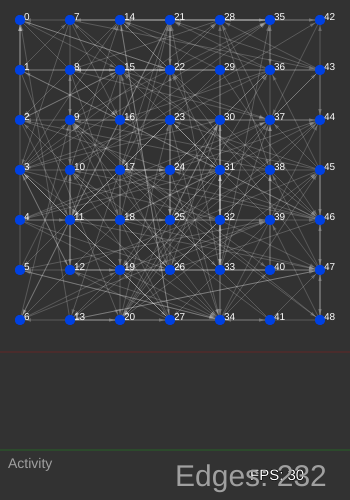
Frame 1 (no input)
Frame 60 (no input): identical to frame 1, image omitted
Frame 120 (the mouse pressed at the canvas centre since frame 60): identical to frame 1, image omitted

The p5.js sketch that drew this single still picture (run headless with seeded random() and noise() and a simulated clock; from frame 60 on, the mouse is pressed at the canvas centre):

// p5.js sketch
// ── sketch.js
let num_nodes = 400; // How many nodes
let spacing = 50;
let buffer = 20; // Leave some space around the network
let node_diameter = 10; // How big should the nodes be?
let locality = 100;
let nonLocal_links = 20;
let num_insertions = 200;

let timeless_network;
let reset_btn, spark_btn, slider;

// Palette
let spikeColor;
let restColor;
let white;
let green;
let red;

let activities = [];

// Interface
let max_signals = 1000; // Limit number of infected agents to avoid killing my computer

function mousePressed() {
  timeless_network.progress = 0;
  for (let node of timeless_network.nodes) {
    let d = dist(mouseX, mouseY, node.pos.x, node.pos.y);
    if (d < 10) {
      timeless_network.nodes[node.id].fire(true, 1);
    }
  }
}

function reset() {
  let time_network = new TimeNetwork(7, 0);
  time_network.makeLattice();
  time_network.probWire();
  timeless_network = new TimelessNetwork(0, time_network);
  cur_signals = 0;
  activities = [];
}

function setup() {
  spikeColor = color(255, 0, 50);
  restColor = color(0, 65, 225);
  let cnv = createCanvas(350, 500);
  white = color(255, 255, 255);
  red = color(255, 0, 0);
  green = color(0, 255, 0);
  reset_btn = createButton("reset");
  reset_btn.mousePressed(() => {
    reset();
  });
  spark_btn = createButton("spark");
  spark_btn.mousePressed(() => {
    for (let node of timeless_network.nodes) {
      node.fire(true, 1);
    }
  });
  slider = createSlider(200, 350, 250, 10);
  slider.input(() => {
    num_insertions = slider.value();
    reset();
  });
  num_insertions = slider.value();

  let time_network = new TimeNetwork(7, 0);
  time_network.makeLattice();
  time_network.probWire();
  timeless_network = new TimelessNetwork(0, time_network);
  frameRate(30);
}

function draw() {
  background(50);

  // Draw FPS (rounded to 2 decimal places) at the bottom left of the screen
  let fps = frameRate();
  fill(255);
  stroke(0);
  textSize(15);
  text("FPS: " + fps.toFixed(0), width - 100, height - 20);

  // time_network.show();
  timeless_network.show();
  timeless_network.animate();
  timeless_network.update();

  strokeWeight(1);
  noFill();
  stroke(200);
  beginShape();
  for (let idx in activities) {
    vertex(5 + idx * 5, height - activities[idx] * 2 - 50);
  }
  endShape();
  let dy = height - timeless_network.nodes.length * 2 - 50;
  stroke(255, 0, 0, 60);
  line(0, dy, width, dy);
  stroke(0, 255, 0, 60);
  line(0, height - 50, width, height - 50);

  noStroke();
  fill(160);
  textSize(14);
  text("Activity", 8, height - 32);
  textSize(30);
  text(
    "Edges: " + str(timeless_network.links.length),
    width - 175,
    height - 14
  );
}
class TimelessNetwork {
  constructor(x_offset, time_network) {
    this.N = time_network.N;
    this.adj = Array(this.N)
      .fill()
      .map(() => Array(this.N).fill(0));
    this.nodes = [];
    this.links = [];
    this.offset = x_offset;
    this.progress = 0;
    this.dt = 0.04;

    for (let node of time_network.nodes) {
      let pos = node.pos.copy();
      pos.x = pos.x + this.offset;
      this.nodes.push(new TimelessNode(pos, node.id));
    }
    for (let link of time_network.links) {
      let from_id = link.from.id;
      let to_id = link.to.id;
      let from_node = this.nodes[from_id];
      let to_node = this.nodes[to_id];
      let new_link = new TimelessLink(from_node, to_node);
      new_link.from.out.push(new_link);
      new_link.to.in.push(new_link);
      this.links.push(new_link);
    }
  }
  update() {
    this.progress += this.dt;

    for (let link of this.links) {
      link.update(this.progress);
    }

    if (this.progress > 1) {
      this.progress = 0;
      let counter = 0;
      for (let node of this.nodes) {
        if (node.fired) {
          node.fired = false;
          counter += 1;
        }
      }
      if (counter > 0) {
        activities.unshift(counter);
        if (activities.length > width / 2) {
          activities.pop();
        }
      }
    }
    for (let node of this.nodes) {
      node.fire();
      node.update();
    }
  }
  animate() {
    for (let link of this.links) {
      link.animate(this.progress);
    }
    for (let node of this.nodes) {
      node.animate();
    }
  }
  show() {
    for (let link of this.links) {
      link.show(this.progress);
    }
    for (let node of this.nodes) {
      node.show();
    }
  }
}
class TimeNetwork {
  constructor(N, x_offset) {
    this.N = N;
    this.adj = Array(N ** 2)
      .fill()
      .map(() => Array(N ** 2).fill(0));
    this.nodes = [];
    this.links = [];
    this.offset = x_offset;
  }
  makeLattice() {
    let ID = 0;

    for (let i = 0; i < this.N; i++) {
      for (let j = 0; j < this.N; j++) {
        let x = buffer + i * spacing;
        let y = buffer + j * spacing;
        let pos = createVector(x, y);
        this.nodes.push(new Node(pos, ID));
        ID += 1;
      }
    }
  }
  probWire() {
    this.links = [];

    for (let node of this.nodes) {
      node.out = [];
      node.in = [];
    }
    let side = (this.N - 1) * spacing;
    let max_w = 2 ** 0.5 * side;

    for (let i = 0; i < num_insertions; i++) {
      let from = random(this.nodes);
      let destinations = [];
      for (let node of this.nodes) {
        if (node != from) {
          destinations.push([
            max_w - p5.Vector.dist(node.pos, from.pos),
            node.id
          ]);
        }
      }
      // destinations.sort((firstEl, secondEl) => {
      //     return firstEl[0] > secondEl[0];
      // });

      let tot = destinations.reduce((tot, node) => {
        return tot + node[0];
      }, 0);

      let spin = random() * tot;
      let sampled_node;
      let acc = 0;
      for (let [w, id] of destinations) {
        acc += w;
        if (acc >= spin) {
          sampled_node = id;
          break;
        }
      }
      let to = this.nodes[sampled_node];
      // let to = random(this.nodes);
      if (from != to && this.adj[from.id][to.id] == 0) {
        let link = new Link(from, to);
        from.out.push(link);
        to.in.push(link);
        this.links.push(link);
        this.adj[from.id][to.id] = 1;
      }
    }
  }
}

class TimelessNode {
  constructor(pos, ID) {
    this.pos = pos;
    this.id = ID;
    this.out = [];
    this.in = [];
    this.base_threshold = 4;
    this.activity = 0;
    this.threshold = this.base_threshold;
    this.fired = false;
  }
  // force is used so that clicking bypasses the infection probability
  fire(force) {
    if (force || this.activity > this.threshold) {
      this.activity = 0;
      this.fired = true;
      for (let edge of this.out) {
        // if we have not reached the max amount of carriers add a new one
        edge.fire();
      }
    }
  }
  deliver(payload) {
    this.activity += payload;
  }
  update() {
    if (this.threshold > this.base_threshold) {
      this.threshold -= 0.1;
    }
    if (this.activity > 0) {
      this.activity -= 0.005;
    }
  }
  show() {
    noStroke(); // no border
    fill(restColor);
    ellipse(this.pos.x, this.pos.y, node_diameter, node_diameter);
    fill(255);
    textSize(10);
    text(str(this.id), this.pos.x + 4, this.pos.y);
  }
  animate() {
    noStroke();
    let col = lerpColor(restColor, spikeColor, this.activity / this.threshold);
    if (this.fired) {
      fill("yellow");
    } else {
      // fill(col);
      fill(restColor);
    }
    // if (this.activity > 0) {
    //     ellipse(this.pos.x, this.pos.y, node_diameter + this.activity * 5);
    // } else {
    //     ellipse(this.pos.x, this.pos.y, node_diameter);
    // }
    ellipse(this.pos.x, this.pos.y, node_diameter);
  }
}

class TimelessLink {
  constructor(from, to) {
    this.payload = 0;
    this.from = from;
    this.to = to;
  }
  fire() {
    this.payload += 1;
  }
  animate(progress) {
    if (this.payload > 0) {
      let tmp = p5.Vector.lerp(this.from.pos, this.to.pos, progress);
      noStroke();
      fill(255);
      ellipse(tmp.x, tmp.y, 5 * this.payload);
      // stroke(255, 0, 0, 90);
      // strokeWeight(map(progress, 0, 1, 1, 6));
      // line(
      //     this.from.pos.x,
      //     this.from.pos.y,
      //     this.to.pos.x,
      //     this.to.pos.y,
      // );
    }
  }
  update(progress) {
    if (this.payload > 0) {
      if (progress >= 1) {
        this.to.deliver(this.payload);
        this.payload = 0;
      }
    }
  }
  show(progress) {
    strokeWeight(1);
    // paint link red if there are carriers travelling on it
    if (this.payload > 0) {
      stroke(255, 50, 50); // infected is reddish
    } else {
      stroke(255, 50); // default is greyish
    }

    line(this.from.pos.x, this.from.pos.y, this.to.pos.x, this.to.pos.y);
    arrowhead(this.from, this.to, 2, 6, node_diameter);
  }
}

// to show the direction of the link, require some calculation but it's worth it.
function arrowhead(from, to, base, height, distance) {
  let rot = p5.Vector.sub(to.pos, from.pos).heading(); // get angle of the link
  push();
  translate(to.pos.x, to.pos.y); // move the origin to the target the arrow is pointing to
  rotate(rot); // rotate to align the tip
  noStroke(); // strong independent arrows need no border
  fill(255, 50); // a bit of transparency, we want to see them if they overlap
  triangle(
    -distance / 2 - 1,
    0,
    -distance / 2 - height,
    -base,
    -distance / 2 - height,
    +base
  );
  pop();
}

class Link {
  constructor(from, to) {
    this.from = from;
    this.to = to;
    this.carriers = [];
    this.dt = 3; // step length along the link, longer = faster
    this.length = p5.Vector.dist(this.from.pos, this.to.pos);
  }
}

class Node {
  constructor(pos, ID) {
    this.pos = pos;
    this.id = ID;
    this.out = [];
    this.in = [];
    this.threshold = 1;
    this.base_threshold = 4;
    this.activity = 0;
    this.spike_time = 0;
    this.selected = false;
  }
}

// ── palette.js
class Palette {
    constructor() {
        this.colors = {
            navy: '#001F3F',
            blue: '#0074D9',
            aqua: '#7FDBFF',
            teal: '#39CCCC',
            olive: '#3D9970',
            green: '#2ECC40',
            lime: '#01FF70',
            yellow: '#FFDC00',
            orange: '#FF851B',
            red: '#FF4136',
            maroon: '#85144b',
            fuchsia: '#F012BE',
            purple: '#B10DC9',
            black: '#111111',
            gray: '#AAAAAA',
            silver: '#DDDDDD',
            white: '#FFFFFF',
        };
        this.available = Object.keys(this.colors);
    }
    getColor(col) {
        return color(this.colors[col]);
    }
}
